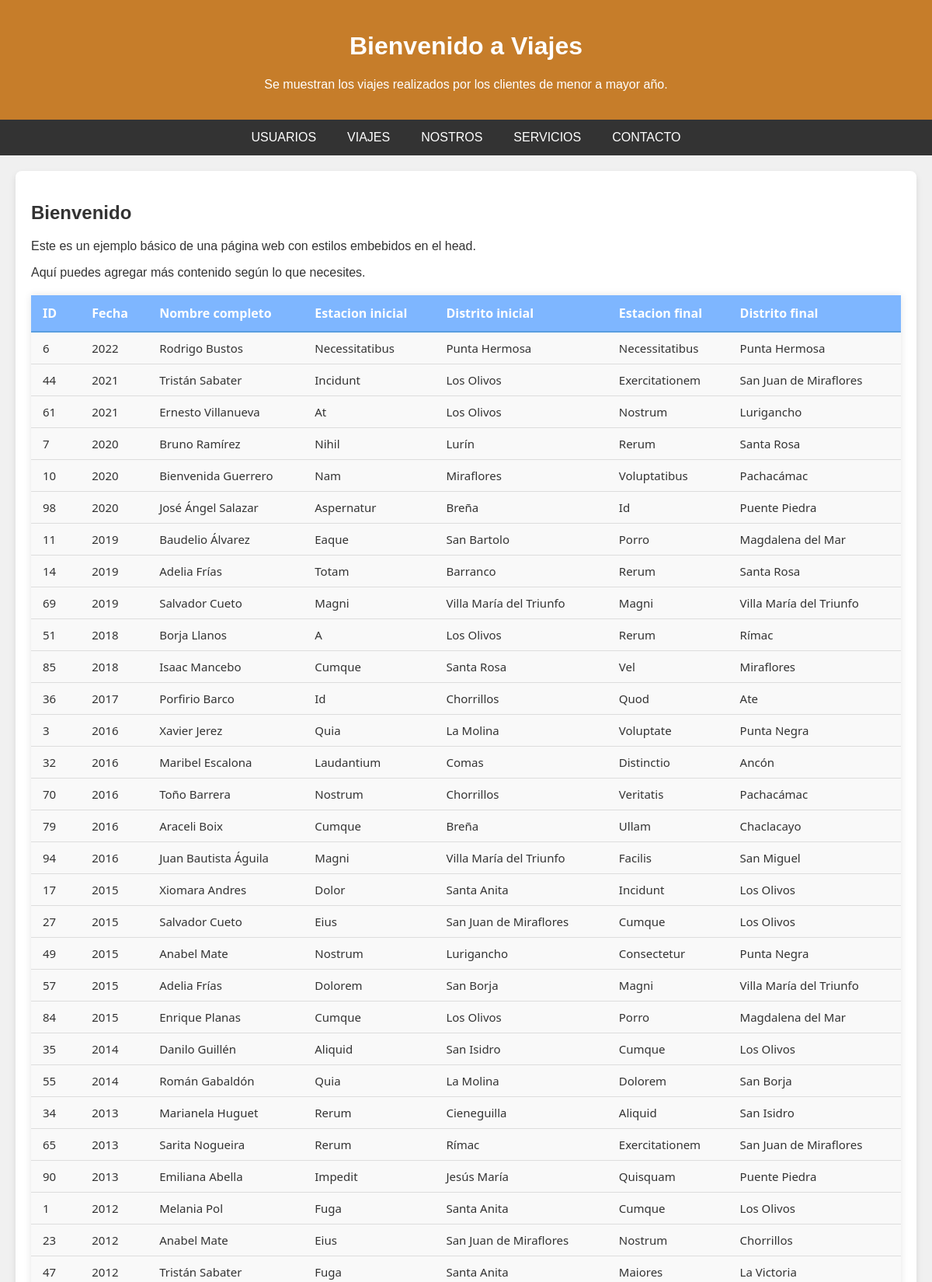
The app's page /viajes (upper part) with its own data.
### tables this page shows
CREATE TABLE viajes (
  id INTEGER NOT NULL PRIMARY KEY AUTOINCREMENT,
  fecha DATE NOT NULL,
  final_estacion_id INTEGER NOT NULL,
  inicial_estacion_id INTEGER NOT NULL,
  perfil_id INTEGER NOT NULL,
  FOREIGN KEY (final_estacion_id) REFERENCES estaciones (id),
  FOREIGN KEY (inicial_estacion_id) REFERENCES estaciones (id),
  FOREIGN KEY (perfil_id) REFERENCES perfiles (id)
);

CREATE TABLE estaciones (
  id INTEGER NOT NULL PRIMARY KEY AUTOINCREMENT,
  nombre VARCHAR(40) NOT NULL,
  id_distrito INTEGER NOT NULL,
  FOREIGN KEY (id_distrito) REFERENCES distritos (id)
);

CREATE TABLE distritos (
  id INTEGER NOT NULL PRIMARY KEY AUTOINCREMENT,
  nombre VARCHAR(30) NOT NULL
);

### main.py (the view)
@app.route('/viajes')
def viajes():
    viajes = []
    with Database() as db:
        viajes = db.consultar(
            '''
            SELECT V.id, V.fecha ,P.nombre || " "|| P. apellidos as Nombre_Completo,
            EI.nombre as Estacion_inicial, DI.nombre as Distrito_Inicial,
            EF.nombre as Estacion_final ,DF.nombre as Distrito_Final
            FROM viajes As V
            INNER JOIN estaciones EF ON V.final_estacion_id =EF.id
            INNER JOIN distritos DF ON EF.id_distrito=DF.id
            INNER JOIN estaciones EI ON V.inicial_estacion_id =EI.id
            INNER JOIN distritos DI ON EI.id_distrito=DI.id
            INNER JOIN perfiles P ON V.perfil_id=P.id
            ORDER BY V.fecha DESC;
            '''
        )
    return render_template('viajes.html', lista_viajes = viajes)

### database.py (called while the page is built)
    def conectar(self):
        self.conn = sqlite3.connect(self.db_path)
        self.conn.row_factory = sqlite3.Row  # Para obtener resultados como diccionarios
        self.cursor = self.conn.cursor()

    def cerrar(self):
        if self.cursor:
            self.cursor.close()
        if self.conn:
            self.conn.close()

    def consultar(self, query, params=None):
        if params is None:
            params = []
        try:
            self.cursor.execute(query, params)
            return self.cursor.fetchall()
        except sqlite3.Error as e:
            print(f"❌ Error al ejecutar consulta: {e}")
            return []

    def __enter__(self):
        self.conectar()
        return self

    def __exit__(self, exc_type, exc_val, exc_tb):
        self.cerrar()

### templates/viajes.html (shortened to what this page needs)
 <!DOCTYPE html>
<html lang="es">
<head>
</head>
<body>
    <header>
        <h1>Bienvenido a Viajes</h1>
        <p>Se muestran los viajes realizados por los clientes de menor a mayor año.</p>
    </header>
    <nav>
        <a href="/">Usuarios</a>
        <a href="/viajes">Viajes</a>
        <a href="/nosotros">nostros</a>
        <a href="/servicios">Servicios</a>
        <a href="/contacto">Contacto</a>
    </nav>
    <section id="home">
        <h2>Bienvenido</h2>
        <p>Este es un ejemplo básico de una página web con estilos embebidos en el head.</p>
        <p>Aquí puedes agregar más contenido según lo que necesites.</p>
        <table>
            <thead>
                <tr>
                    <th>ID</th>
                    <th>Fecha</th>
                    <th>Nombre completo</th>
                    <th>Estacion inicial</th>
                    <th>Distrito inicial</th>
                    <th>Estacion final</th>
                    <th>Distrito final</th>
                </tr>
            </thead>
            <tbody>
                {% for viaje in lista_viajes %}
                    <tr>
                        <td>{{ viaje['id'] }}</td>
                        <td>{{ viaje['fecha'] }}</td>
                        <td>{{ viaje['Nombre_Completo'] }}</td>
                        <td>{{ viaje['Estacion_inicial'] }}</td>
                        <td>{{ viaje['Distrito_inicial'] }}</td>
                        <td>{{ viaje['Estacion_final'] }}</td>
                        <td>{{ viaje['Distrito_final'] }}</td>
                    </tr>
                {% endfor %}
            </tbody>
        </table>
    </section>
</body>
</html>

### templates/viajes.html (style rules this page uses)
body { font-family: Arial, sans-serif; background-color: #f0f0f0; margin: 0; padding: 0; color: #333; }
header { background-color: #c67d2a; color: white; padding: 20px; text-align: center; }
nav { display: flex; justify-content: center; background-color: #333; }
nav a { color: white; padding: 14px 20px; text-decoration: none; text-transform: uppercase; }
section { padding: 20px; margin: 20px; background-color: white; border-radius: 8px; box-shadow: 0 4px 8px rgba(0, 0, 0, 0.1); }
table { width: 100%; border-collapse: collapse; margin: 20px 0; font-family: 'Segoe UI', Tahoma, Geneva, Verdana, sans-serif; box-shadow: 0 0 10px rgba(0, 0, 0, 0.1); }
thead { background-color: #7eb6ff; color: #fff; }
thead th { padding: 12px 15px; text-align: left; font-size: 16px; border-bottom: 2px solid #5a9ee0; }
tbody tr { background-color: #f9f9f9; border-bottom: 1px solid #ddd; transition: background-color 0.2s ease; }
tbody td { padding: 10px 15px; font-size: 15px; color: #333; }

### records on screen
viajes: id "6", fecha "2022", Nombre_Completo "Rodrigo Bustos", Estacion_inicial "Necessitatibus", Distrito_inicial "Punta Hermosa", Estacion_final "Necessitatibus", Distrito_final "Punta Hermosa"
viajes: id "44", fecha "2021", Nombre_Completo "Tristán Sabater", Estacion_inicial "Incidunt", Distrito_inicial "Los Olivos", Estacion_final "Exercitationem", Distrito_final "San Juan de Miraflores"
viajes: id "61", fecha "2021", Nombre_Completo "Ernesto Villanueva", Estacion_inicial "At", Distrito_inicial "Los Olivos", Estacion_final "Nostrum", Distrito_final "Lurigancho"
viajes: id "7", fecha "2020", Nombre_Completo "Bruno Ramírez", Estacion_inicial "Nihil", Distrito_inicial "Lurín", Estacion_final "Rerum", Distrito_final "Santa Rosa"
viajes: id "10", fecha "2020", Nombre_Completo "Bienvenida Guerrero", Estacion_inicial "Nam", Distrito_inicial "Miraflores", Estacion_final "Voluptatibus", Distrito_final "Pachacámac"
viajes: id "98", fecha "2020", Nombre_Completo "José Ángel Salazar", Estacion_inicial "Aspernatur", Distrito_inicial "Breña", Estacion_final "Id", Distrito_final "Puente Piedra"
viajes: id "11", fecha "2019", Nombre_Completo "Baudelio Álvarez", Estacion_inicial "Eaque", Distrito_inicial "San Bartolo", Estacion_final "Porro", Distrito_final "Magdalena del Mar"
viajes: id "14", fecha "2019", Nombre_Completo "Adelia Frías", Estacion_inicial "Totam", Distrito_inicial "Barranco", Estacion_final "Rerum", Distrito_final "Santa Rosa"
viajes: id "69", fecha "2019", Nombre_Completo "Salvador Cueto", Estacion_inicial "Magni", Distrito_inicial "Villa María del Triunfo", Estacion_final "Magni", Distrito_final "Villa María del Triunfo"
viajes: id "51", fecha "2018", Nombre_Completo "Borja Llanos", Estacion_inicial "A", Distrito_inicial "Los Olivos", Estacion_final "Rerum", Distrito_final "Rímac"
viajes: id "85", fecha "2018", Nombre_Completo "Isaac Mancebo", Estacion_inicial "Cumque", Distrito_inicial "Santa Rosa", Estacion_final "Vel", Distrito_final "Miraflores"
viajes: id "36", fecha "2017", Nombre_Completo "Porfirio Barco", Estacion_inicial "Id", Distrito_inicial "Chorrillos", Estacion_final "Quod", Distrito_final "Ate"
viajes: id "3", fecha "2016", Nombre_Completo "Xavier Jerez", Estacion_inicial "Quia", Distrito_inicial "La Molina", Estacion_final "Voluptate", Distrito_final "Punta Negra"
viajes: id "32", fecha "2016", Nombre_Completo "Maribel Escalona", Estacion_inicial "Laudantium", Distrito_inicial "Comas", Estacion_final "Distinctio", Distrito_final "Ancón"
viajes: id "70", fecha "2016", Nombre_Completo "Toño Barrera", Estacion_inicial "Nostrum", Distrito_inicial "Chorrillos", Estacion_final "Veritatis", Distrito_final "Pachacámac"
viajes: id "79", fecha "2016", Nombre_Completo "Araceli Boix", Estacion_inicial "Cumque", Distrito_inicial "Breña", Estacion_final "Ullam", Distrito_final "Chaclacayo"
viajes: id "94", fecha "2016", Nombre_Completo "Juan Bautista Águila", Estacion_inicial "Magni", Distrito_inicial "Villa María del Triunfo", Estacion_final "Facilis", Distrito_final "San Miguel"
viajes: id "17", fecha "2015", Nombre_Completo "Xiomara Andres", Estacion_inicial "Dolor", Distrito_inicial "Santa Anita", Estacion_final "Incidunt", Distrito_final "Los Olivos"
viajes: id "27", fecha "2015", Nombre_Completo "Salvador Cueto", Estacion_inicial "Eius", Distrito_inicial "San Juan de Miraflores", Estacion_final "Cumque", Distrito_final "Los Olivos"
viajes: id "49", fecha "2015", Nombre_Completo "Anabel Mate", Estacion_inicial "Nostrum", Distrito_inicial "Lurigancho", Estacion_final "Consectetur", Distrito_final "Punta Negra"
viajes: id "57", fecha "2015", Nombre_Completo "Adelia Frías", Estacion_inicial "Dolorem", Distrito_inicial "San Borja", Estacion_final "Magni", Distrito_final "Villa María del Triunfo"
viajes: id "84", fecha "2015", Nombre_Completo "Enrique Planas", Estacion_inicial "Cumque", Distrito_inicial "Los Olivos", Estacion_final "Porro", Distrito_final "Magdalena del Mar"
viajes: id "35", fecha "2014", Nombre_Completo "Danilo Guillén", Estacion_inicial "Aliquid", Distrito_inicial "San Isidro", Estacion_final "Cumque", Distrito_final "Los Olivos"
viajes: id "55", fecha "2014", Nombre_Completo "Román Gabaldón", Estacion_inicial "Quia", Distrito_inicial "La Molina", Estacion_final "Dolorem", Distrito_final "San Borja"
viajes: id "34", fecha "2013", Nombre_Completo "Marianela Huguet", Estacion_inicial "Rerum", Distrito_inicial "Cieneguilla", Estacion_final "Aliquid", Distrito_final "San Isidro"
viajes: id "65", fecha "2013", Nombre_Completo "Sarita Nogueira", Estacion_inicial "Rerum", Distrito_inicial "Rímac", Estacion_final "Exercitationem", Distrito_final "San Juan de Miraflores"
viajes: id "90", fecha "2013", Nombre_Completo "Emiliana Abella", Estacion_inicial "Impedit", Distrito_inicial "Jesús María", Estacion_final "Quisquam", Distrito_final "Puente Piedra"
viajes: id "1", fecha "2012", Nombre_Completo "Melania Pol", Estacion_inicial "Fuga", Distrito_inicial "Santa Anita", Estacion_final "Cumque", Distrito_final "Los Olivos"
viajes: id "23", fecha "2012", Nombre_Completo "Anabel Mate", Estacion_inicial "Eius", Distrito_inicial "San Juan de Miraflores", Estacion_final "Nostrum", Distrito_final "Chorrillos"
viajes: id "47", fecha "2012", Nombre_Completo "Tristán Sabater", Estacion_inicial "Fuga", Distrito_inicial "Santa Anita", Estacion_final "Maiores", Distrito_final "La Victoria"
